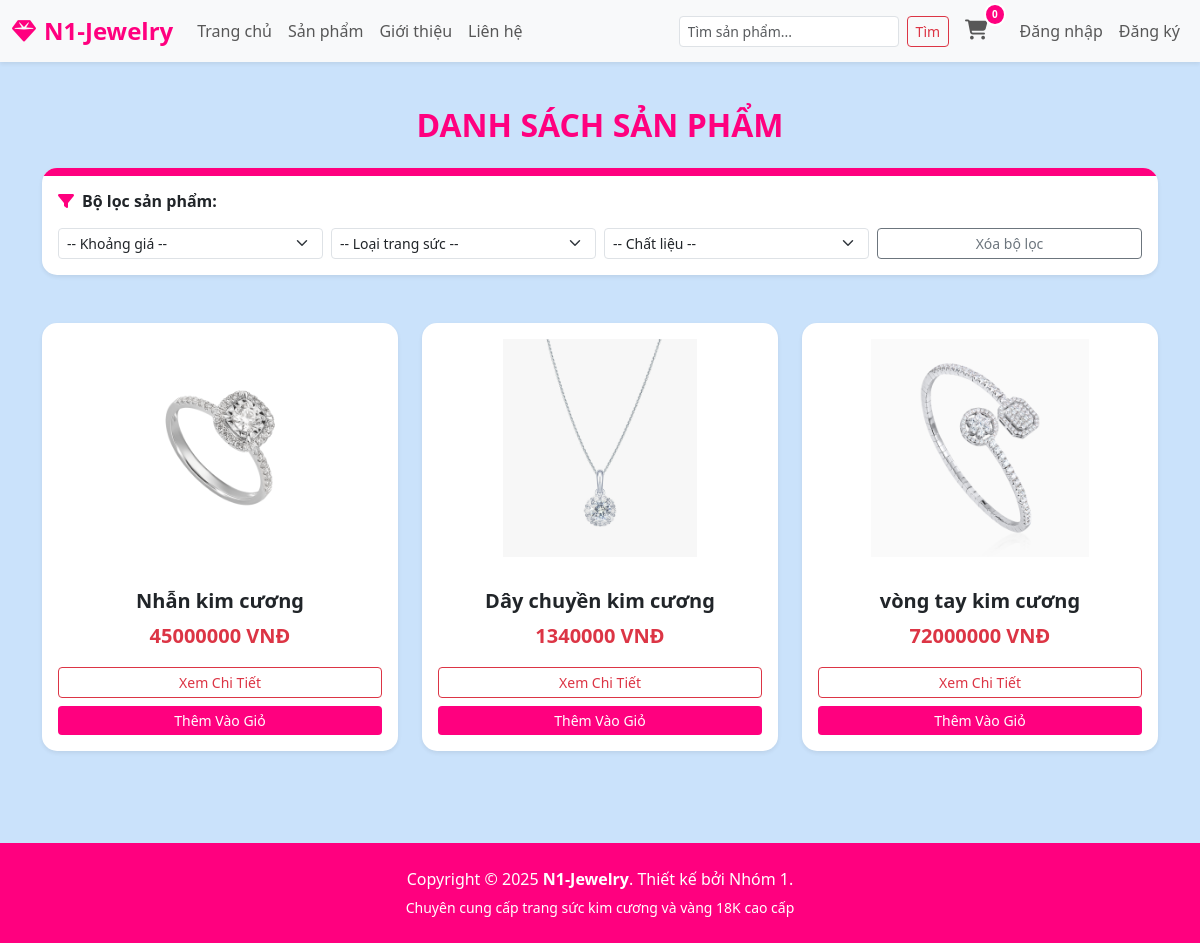
Before: /products/ with the older database file.
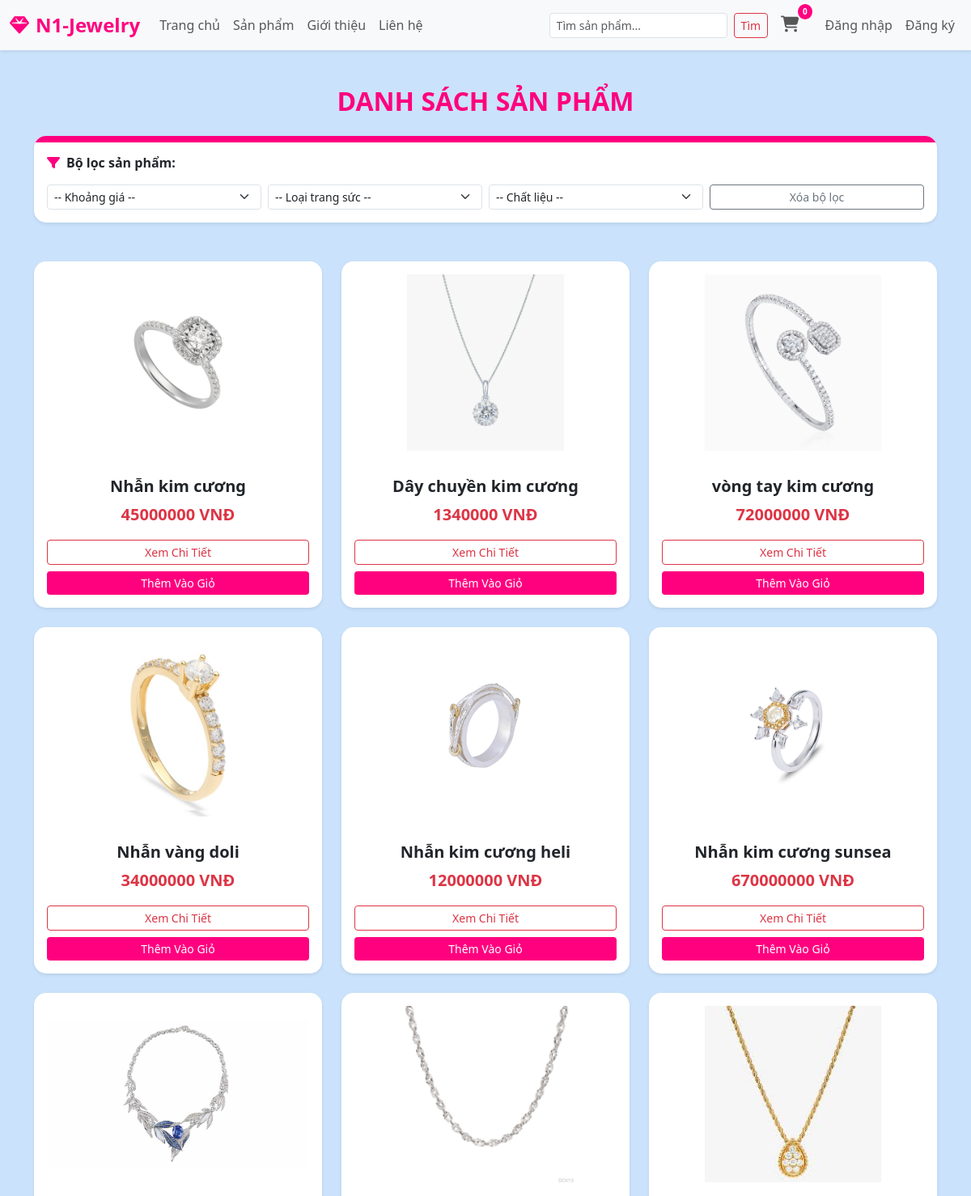
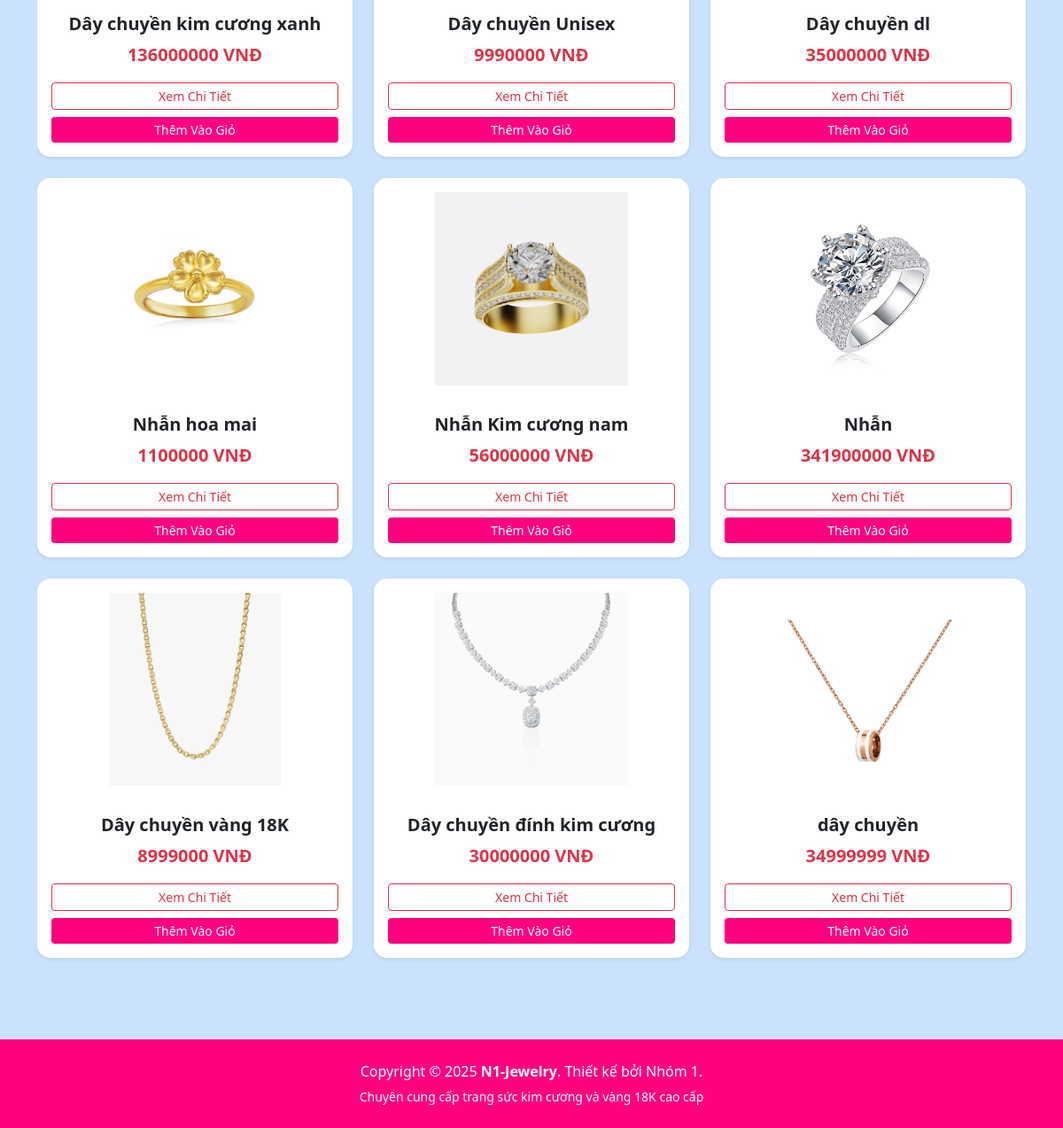
After: the same page with the newer database file (2 pictures, top to bottom).
### app/models.py (models this page shows, shortened)
class Product(models.Model):
    category = models.ForeignKey(Category, related_name='products', on_delete=models.CASCADE)
    name = models.CharField(max_length=200, db_index=True)
    slug = models.SlugField(max_length=200, db_index=True)
    material = models.CharField(max_length=100, default='Vàng 18K')
    gemstone = models.CharField(max_length=100, blank=True, null=True)
    size_weight = models.CharField(max_length=100, default='1.0 Carat')
    image = models.ImageField(upload_to='products/%Y/%m/%d', blank=True)
    description = models.TextField(blank=True)
    price = models.DecimalField(max_digits=15, decimal_places=2)
    available = models.BooleanField(default=True)
    created = models.DateTimeField(auto_now_add=True)
    updated = models.DateTimeField(auto_now=True)
    class Meta:
        indexes = [Index(fields=['id', 'slug'])]
        verbose_name_plural = 'N1-JEWELRY - Sản phẩm'

### app/views.py (the view, shortened to what this page needs)
# urls.py: path('products/', views.product_list, name='product_list'),
def product_list(request):
    products = Product.objects.all()
    material = request.GET.get('material')
    price_range = request.GET.get('price')
    category_slug = request.GET.get('category')
    if category_slug:
        products = products.filter(category__slug=category_slug)
    return render(request, 'app/product/list.html', {'products': products})

### app/context_processors.py (called while the page is built, shortened)
def cart_count(request):
    count = 0
    return {'cart_item_count': count}

### app/templates/app/product/list.html (shortened to what this page needs)
{% extends "app/base.html" %}
{% load static %}
{% load humanize %} {% block main_container %}
<div class="container mt-4">
    <h2 class="text-center mb-4" style="color: #ff007f; font-weight: bold;">DANH SÁCH SẢN PHẨM</h2>
    <div class="card border-0 shadow-sm mb-5" style="border-radius: 15px; overflow: hidden;">
        <div style="height: 8px; background: #ff007f;"></div>
        <div class="p-3">
            <h6 class="fw-bold mb-3"><i class="fas fa-filter me-2" style="color: #ff007f;"></i>Bộ lọc sản phẩm:</h6>
            <form method="GET" action="{% url 'app:product_list' %}" class="row g-2">
                <div class="col-md-3 col-6">
                    <select name="price" class="form-select form-select-sm" onchange="this.form.submit()">
                        <option value="">-- Khoảng giá --</option>
                    </select>
                </div>
                <div class="col-md-3 col-6">
                    <select name="category" class="form-select form-select-sm" onchange="this.form.submit()">
                        <option value="">-- Loại trang sức --</option>
                    </select>
                </div>
                <div class="col-md-3 col-6">
                    <select name="material" class="form-select form-select-sm" onchange="this.form.submit()">
                        <option value="">-- Chất liệu --</option>
                    </select>
                </div>
                <div class="col-md-3 col-6">
                    <a href="{% url 'app:product_list' %}" class="btn btn-outline-secondary btn-sm w-100">Xóa bộ lọc</a>
                </div>
            </form>
        </div>
    </div>
    <div class="row">
        {% for product in products %}
            <div class="col-md-4 mb-4">
                <div class="card h-100 shadow-sm border-0 product-card" style="border-radius: 15px; overflow: hidden; transition: 0.3s;">
                    <a href="{% url 'app:product_detail' product.id product.slug %}">
                        {% if product.image %}
                            <img src="{{ product.image.url }}" class="card-img-top p-3" style="height: 250px; object-fit: contain;">
                        {% else %}
                            <img src="{% static 'app/images/default.jpg' %}" class="card-img-top p-3" style="height: 250px; object-fit: contain;">
                        {% endif %}
                    </a>
                    <div class="card-body text-center">
                        <h5 class="fw-bold">{{ product.name }}</h5>
                        <p class="text-danger fw-bold fs-5">{{ product.price|floatformat:0 }} VNĐ</p>
                        <div class="d-grid gap-2">
                            <a href="{% url 'app:product_detail' product.id product.slug %}" class="btn btn-outline-danger btn-sm">Xem Chi Tiết</a>
                            <a href="{% url 'app:add_to_cart' product.id %}" class="btn btn-danger btn-sm" style="background-color: #ff007f; border: none;">
                                Thêm Vào Giỏ
                            </a>
                        </div>
                    </div>
                </div>
            </div>
        {% empty %}
            <div class="col-12 text-center py-5">
                <p class="alert alert-info">Không tìm thấy sản phẩm nào phù hợp.</p>
            </div>
        {% endfor %}
    </div>
</div>
{% endblock %}

### app/templates/app/base.html (shortened to what this page needs)
{% load static %}
<!DOCTYPE html>
<html>
<head>
    <link href="https://cdn.jsdelivr.net/npm/bootstrap@5.3.3/dist/css/bootstrap.min.css" rel="stylesheet">
    <link rel="stylesheet" href="https://cdnjs.cloudflare.com/ajax/libs/font-awesome/6.5.1/css/all.min.css">
    <link href="{% static 'app/css/style.css' %}" rel="stylesheet">
</head>
<body>
    <nav class="navbar navbar-expand-lg bg-body-tertiary shadow-sm sticky-top">
        <div class="container-fluid">
            <a class="navbar-brand d-flex align-items-center" href="{% url 'app:home' %}">
                <i class="fa-solid fa-gem" style="font-size: 24px;"></i>
                <span style="font-size: 24px; font-weight: 900; color: #ff007f; margin-left: 8px;">N1-Jewelry</span>
            </a>
            <div class="collapse navbar-collapse" id="navbarSupportedContent">
                <ul class="navbar-nav me-auto mb-2 mb-lg-0">
                    <li class="nav-item"><a class="nav-link" href="{% url 'app:home' %}">Trang chủ</a></li>
                    <li class="nav-item"><a class="nav-link" href="{% url 'app:product_list' %}">Sản phẩm</a></li>
                    <li class="nav-item"><a class="nav-link" href="{% url 'app:about' %}">Giới thiệu</a></li>
                    <li class="nav-item"><a class="nav-link" href="{% url 'app:contact' %}">Liên hệ</a></li>
                </ul>
                <form class="d-flex mx-2" role="search" method="GET" action="{% url 'app:search' %}">
                    <input class="form-control form-control-sm me-2" type="search" name="search_product" placeholder="Tìm sản phẩm...">
                    <button class="btn btn-outline-danger btn-sm" type="submit">Tìm</button>
                </form>
                <ul class="navbar-nav mb-2 mb-lg-0 align-items-center">
                    <li class="nav-item me-3">
                        <a class="nav-link cart-wrapper" href="{% url 'app:view_cart' %}">
                            <i class="fa-solid fa-cart-shopping" style="font-size: 20px;"></i>
                            <span class="cart-badge">{{ cart_item_count }}</span>
                        </a>
                    </li>
                    {% if user.is_authenticated %}
                        <li class="nav-item dropdown">
                            <a class="nav-link dropdown-toggle" href="#" role="button" data-bs-toggle="dropdown">
                                <i class="fas fa-user-circle me-1"></i> {{ user.username }}
                            </a>
                            <ul class="dropdown-menu dropdown-menu-end">
                                <li><a class="dropdown-item" href="{% url 'app:logout' %}">Đăng xuất</a></li>
                            </ul>
                        </li>
                    {% else %}
                        <li class="nav-item"><a class="nav-link" href="{% url 'app:login' %}">Đăng nhập</a></li>
                        <li class="nav-item"><a class="nav-link" href="{% url 'app:register' %}">Đăng ký</a></li>
                    {% endif %}
                </ul>
            </div>
        </div>
    </nav>
    <div class="main-wrapper" style="min-height: 80vh; max-width: 1300px; margin: 0 auto; padding: 20px 15px;">
        {% block main_container %} {% endblock main_container %}
    </div>
    <footer class="text-center py-4 text-white mt-5">
        <div class="container">
            <p class="mb-1">Copyright © 2025 <strong>N1-Jewelry</strong>. Thiết kế bởi Nhóm 1.</p>
            <small>Chuyên cung cấp trang sức kim cương và vàng 18K cao cấp</small>
        </div>
    </footer>
</body>
</html>

### app/templates/app/base.html (style rules this page uses)
body { background: #cae2fbff; overflow-x: hidden; }
.fa-gem { color: #ff007f !important; }
footer { background-color: #ff007f !important; }
.cart-wrapper { position: relative; display: inline-block; }
.cart-badge { position: absolute; top: -8px; right: -10px; background-color: #ff007f; color: white; font-size: 10px; font-weight: bold; padding: 2px 6px; border-radius: 50%; border: 2px solid white; }

Changed rows visible on the page:
added Product: image (picture), name "Nhẫn vàng doli", price "34000000"
added Product: image (picture), name "Nhẫn kim cương heli", price "12000000"
added Product: image (picture), name "Nhẫn kim cương sunsea", price "670000000"
added Product: image (picture), name "Dây chuyền kim cương xanh", price "136000000"
added Product: image (picture), name "Dây chuyền Unisex", price "9990000"
added Product: image (picture), name "Dây chuyền dl", price "35000000"
added Product: image (picture), name "Nhẫn hoa mai", price "1100000"
added Product: image (picture), name "Nhẫn Kim cương nam", price "56000000"
added Product: image (picture), name "Nhẫn", price "341900000"
added Product: image (picture), name "Dây chuyền vàng 18K", price "8999000"
added Product: image (picture), name "Dây chuyền đính kim cương", price "30000000"
added Product: image (picture), name "dây chuyền", price "34999999"
